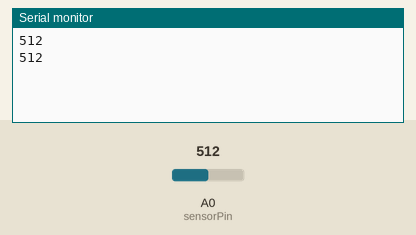
The sketch below on a simulated Arduino Uno, built with avr-gcc and run on an emulated ATmega328P. Parts: the last lines printed to the serial monitor. The test bench sets the inputs (shaded band); at power-on: A0 (sensorPin) = 512.

Above: at 1.2 s.
1.3 s: A0 (sensorPin) set to 716
At 2.6 s:
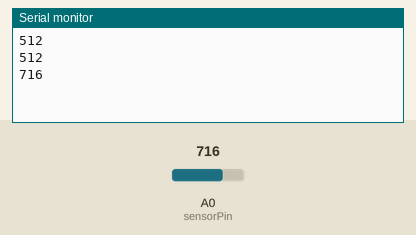
2.8 s: A0 (sensorPin) set to 900
At 3.8 s:
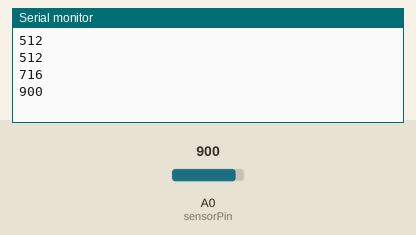
Timing chart, 0 to 5.8 s (numbered marks = the images above; inputs shaded):
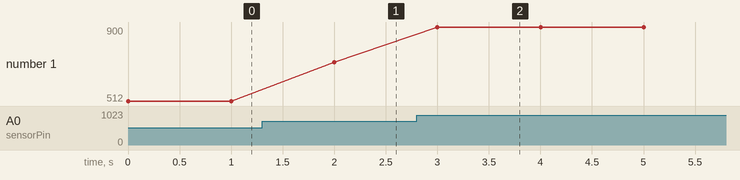

Measured:
- after the input at 1.3 s, the serial monitor: prints a new line after 0.70 s (image 1)
- after the input at 2.8 s, the serial monitor: prints a new line after 0.20 s (image 2)
- plotted number 1: 512 → 716 after the input at 1.3 s, 716 → 900 after the input at 2.8 s

The sketch:

lightVal.ino
```cpp
const int sensorPin = 0;
int lightCal;
int lightVal;
void setup() {

lightCal = analogRead(sensorPin);

Serial.begin(9600);

}

void loop() {

lightVal = analogRead(sensorPin);


Serial.println( lightVal );

delay(1000);
}
```
